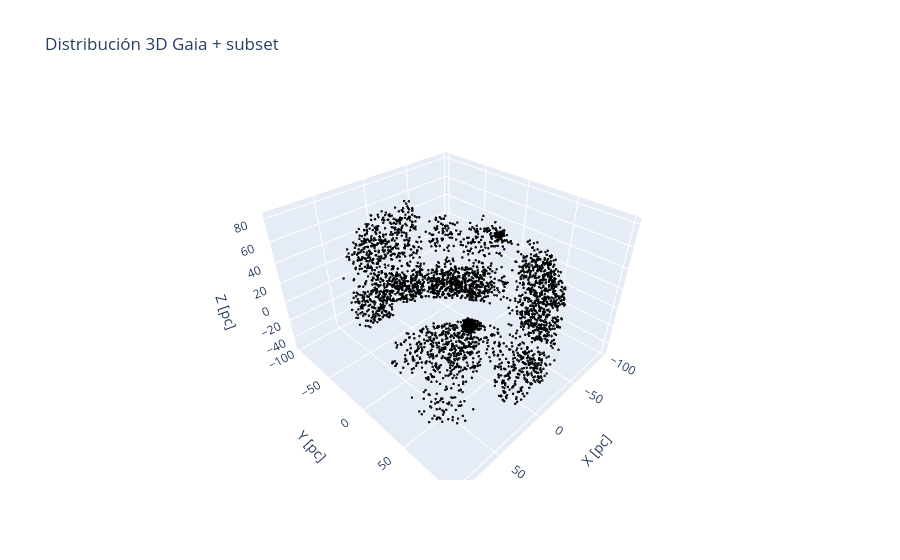

Notebook code for this chart:
### Code cell
import plotly.graph_objects as go
fig = go.Figure()
df_filter = dff[dff['cluster']==2]
# 🔵 Estrellas principales
fig.add_trace(
    go.Scatter3d(
        x=df_filter["x_pc"],
        y=df_filter["y_pc"],
        z=df_filter["z_pc"],
        mode="markers",
        marker=dict(
            size=3,
            color=df_filter["parallax"],  # o lo que uses
            colorscale="Viridis",
            opacity=0.7,
            colorbar=dict(title="Parallax [mas]")
        ),
        name="Gaia sample"
    )
)

# ⚫ Estrellas negras (más pequeñas)
fig.add_trace(
    go.Scatter3d(
        x=dff["x_pc"],
        y=dff["y_pc"],
        z=dff["z_pc"],
        mode="markers",
        marker=dict(
            size=1.5,
            color="black",
            opacity=0.9
        ),
        name="Subset especial"
    )
)

fig.update_layout(
    title="Distribución 3D Gaia + subset",
    scene=dict(
        xaxis_title="X [pc]",
        yaxis_title="Y [pc]",
        zaxis_title="Z [pc]"
    )
)

fig.show()

### Figure 1 — Plotly figure (JSON) as saved in the notebook; plotly's stock layout.template omitted (floating-point values rounded to 4 significant figures; data arrays with more than 128 entries replaced by an {"elided": "..."} marker saying what was removed)
{"data": [{"marker": {"color": [], "colorbar": {"title": {"text": "Parallax [mas]"}}, "colorscale": [[0, "#440154"], [0.1111, "#482878"], [0.2222, "#3e4989"], [0.3333, "#31688e"], [0.4444, "#26828e"], [0.5556, "#1f9e89"], [0.6667, "#35b779"], [0.7778, "#6ece58"], [0.8889, "#b5de2b"], [1, "#fde725"]], "opacity": 0.7, "size": 3}, "mode": "markers", "name": "Gaia sample", "type": "scatter3d", "x": [], "y": [], "z": []}, {"marker": {"color": "black", "opacity": 0.9, "size": 1.5}, "mode": "markers", "name": "Subset especial", "type": "scatter3d", "x": {"elided": "3560 float values"}, "y": {"elided": "3560 float values"}, "z": {"elided": "3560 float values"}}], "layout": {"scene": {"xaxis": {"title": {"text": "X [pc]"}}, "yaxis": {"title": {"text": "Y [pc]"}}, "zaxis": {"title": {"text": "Z [pc]"}}}, "title": {"text": "Distribución 3D Gaia + subset"}}}
